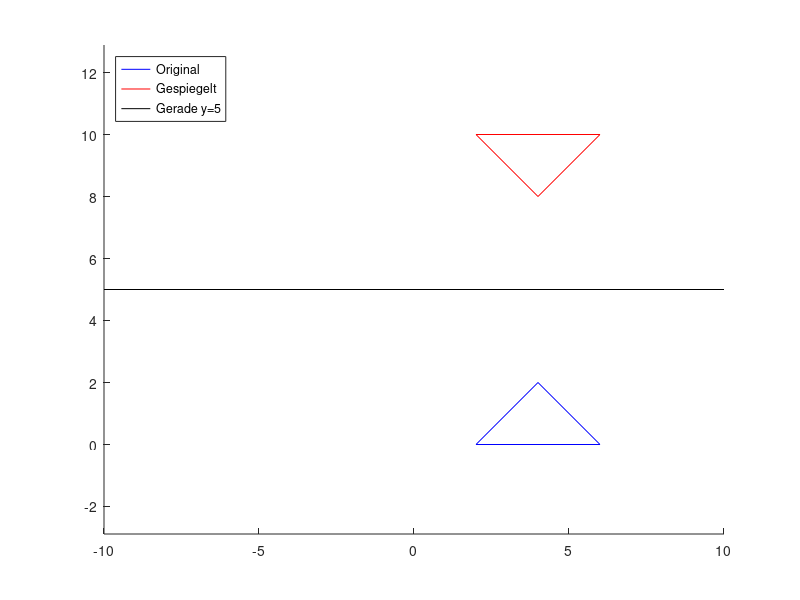

This chart was generated by the following MATLAB code:
%
% pru053
%

A = [2 0 1]';
B = [6 0 1]';
C = [4 2 1]';

f = [A B C A]

clf; hold on;
plot(f(1,:), f(2,:), 'b');
axis equal;
figure(1);

% translation der geraden y=5 nach 0/0
yT = [0 5]';
t0 = [1 0 -yT(1); 0 1 -yT(2); 0 0 1];

% spiegeln an y-achse
sy = [1 0 0; 0 -1 0; 0 0 1]

% translation zurueck
tA = [1 0 yT(1); 0 1 yT(2); 0 0 1];

% gesamte translation
ttot = tA * sy * t0

% neues dreieck
ft = ttot * f

% ausgabe
plot(ft(1,:), ft(2,:), 'r');
plot([-10 10], [5 5], 'k');
legend('Original', 'Gespiegelt', 'Gerade y=5', 'Location', 'NorthWest');
figure(1);
